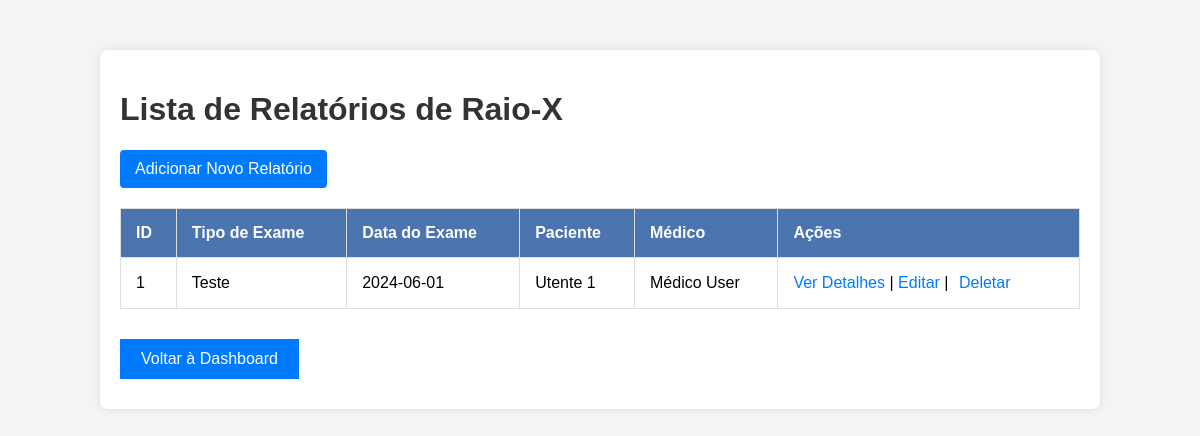
Before: /relatorios (signed in) with the older database file.
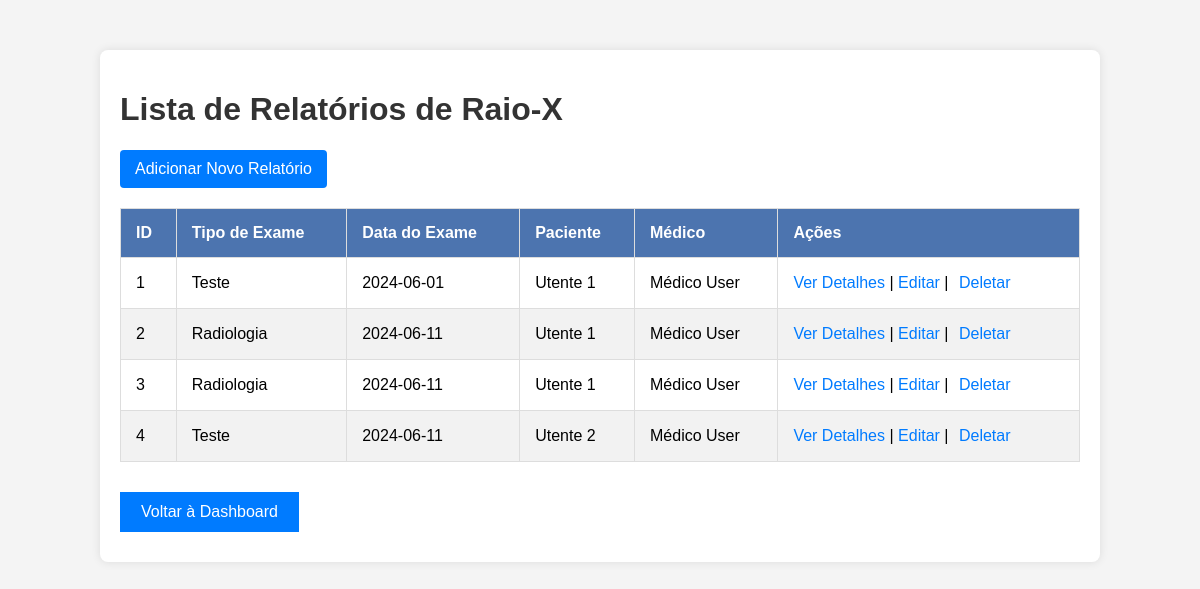
After: the same page with the newer database file.
### app/models.py (models this page shows, shortened)
class RelatorioRaioX(db.Model):
    __tablename__ = 'relatorio_raiox'
    id = db.Column(db.Integer, primary_key=True, autoincrement=True)
    tipo_exame = db.Column(db.String(100), nullable=False)
    data_exame = db.Column(db.Date, nullable=False)
    descricao = db.Column(db.String(255), nullable=False)
    imagem_url = db.Column(db.String(255), nullable=True)
    paciente_id = db.Column(db.Integer, db.ForeignKey('UserInfo.user_id'), nullable=False)
    medico_id = db.Column(db.Integer, db.ForeignKey('User.id'), nullable=False)
    paciente = db.relationship('UserInfo', back_populates='relatorios_paciente', foreign_keys=[paciente_id])
    medico = db.relationship('User', back_populates='relatorios_medico', foreign_keys=[medico_id])
    resultados = db.relationship('Resultado', back_populates='relatorio', cascade="all, delete-orphan")

class User(db.Model):
    __tablename__ = 'User'
    id = db.Column(db.Integer, primary_key=True, autoincrement=True)
    email = db.Column(db.String(120), unique=True, nullable=False)
    nome = db.Column(db.String(20), nullable=False)
    password = db.Column(db.String(128), nullable=False)
    role = db.Column(db.String(50), nullable=False)
    info = db.relationship('UserInfo', back_populates='user', uselist=False)
    agendamentos = db.relationship('Agendamento', foreign_keys='Agendamento.user_id', back_populates='user')
    relatorios_medico = db.relationship('RelatorioRaioX', back_populates='medico', foreign_keys='RelatorioRaioX.medico_id')

### app/routes.py (the view)
@main.route('/relatorios')
@roles_required('Administrador', 'Médico', 'TSDT')
def relatorios_list():
    relatorios = RelatorioRaioX.query.all()
    user = session.get('user')
    return render_template('relatorios_list.html', relatorios=relatorios, user=user)

### app/routes.py (called while the page is built)
def roles_required(*roles):
    def wrapper(fn):
        @wraps(fn)
        def decorated_view(*args, **kwargs):
            if 'user' not in session:
                flash('Por favor, faça login para acessar esta página.', 'warning')
                return redirect(url_for('main.login'))
            if session['user']['role'] not in roles:
                flash('Você não tem permissão para acessar esta página.', 'danger')
                return redirect(url_for('main.home'))
            return fn(*args, **kwargs)
        decorated_view.__name__ = fn.__name__
        return decorated_view
    return wrapper

### app/templates/relatorios_list.html (shortened to what this page needs)
<!DOCTYPE html>
<html lang="en">
<head>
    <link rel="stylesheet" type="text/css" href="{{ url_for('static', filename='css/style.css') }}">
</head>
<body>
    <div class="container">
        <h1>Lista de Relatórios de Raio-X</h1>
        {% if user.role != 'TSDT' %}
        <a href="{{ url_for('main.create_relatorio') }}" class="add-button">Adicionar Novo Relatório</a>
        {% endif %}
        <table>
            <thead>
                <tr>
                    <th>ID</th>
                    <th>Tipo de Exame</th>
                    <th>Data do Exame</th>
                    <th>Paciente</th>
                    <th>Médico</th>
                    <th>Ações</th>
                </tr>
            </thead>
            <tbody>
                {% for relatorio in relatorios %}
                <tr>
                    <td>{{ relatorio.id }}</td>
                    <td>{{ relatorio.tipo_exame }}</td>
                    <td>{{ relatorio.data_exame }}</td>
                    <td>{{ relatorio.paciente.user.nome }}</td>
                    <td>{{ relatorio.medico.nome }}</td>
                    <td>
                        <a href="{{ url_for('main.relatorio_detail', id=relatorio.id) }}">Ver Detalhes</a>
                        {% if user.role != 'TSDT' %}
                        |
                        <a href="{{ url_for('main.edit_relatorio', id=relatorio.id) }}">Editar</a> |
                        <form action="{{ url_for('main.delete_relatorio', id=relatorio.id) }}" method="POST" style="display:inline;">
                            <button type="submit" onclick="return confirm('Tem certeza de que deseja deletar este relatório?');">Deletar</button>
                        </form>
                        {% endif %}
                    </td>
                </tr>
                {% endfor %}
            </tbody>
        </table>
        <a href="{{ url_for('main.dashboard') }}" class="btn">Voltar à Dashboard</a>
    </div>
</body>
</html>

### app/static/css/style.css (style rules this page uses)
body { font-family: Arial, sans-serif; background-color: #f4f4f4; margin: 0; padding: 0; }
.container { width: 80%; margin: 50px auto; background: #fff; padding: 20px; box-shadow: 0 0 10px rgba(0,0,0,0.1); border-radius: 8px; }
h1, h2 { color: #333; }
a, button { text-decoration: none; color: #007BFF; background: none; border: none; cursor: pointer; font-size: 1em; }
table { width: 100%; border-collapse: collapse; margin-bottom: 20px; }
table, th, td { border: 1px solid #ddd; }
th, td { padding: 15px; text-align: left; }
th { background-color: #4c74af; color: white; }
tr:nth-child(even) { background-color: #f2f2f2; }
.add-button { background-color: #007BFF; color: white; padding: 10px 15px; text-align: center; text-decoration: none; display: inline-block; border-radius: 4px; margin-bottom: 20px; }
.btn { display: inline-block; padding: 10px 20px; margin: 10px 0; border: 1px solid #007BFF; background-color: #007BFF; color: white; text-align: center; cursor: pointer; }

Changed rows visible on the page:
added RelatorioRaioX: id "2", tipo_exame "Radiologia", data_exame "2024-06-11", paciente.user.nome "Utente 1", medico.nome "Médico User"
added RelatorioRaioX: id "3", tipo_exame "Radiologia", data_exame "2024-06-11", paciente.user.nome "Utente 1", medico.nome "Médico User"
added RelatorioRaioX: id "4", tipo_exame "Teste", data_exame "2024-06-11", paciente.user.nome "Utente 2", medico.nome "Médico User"
